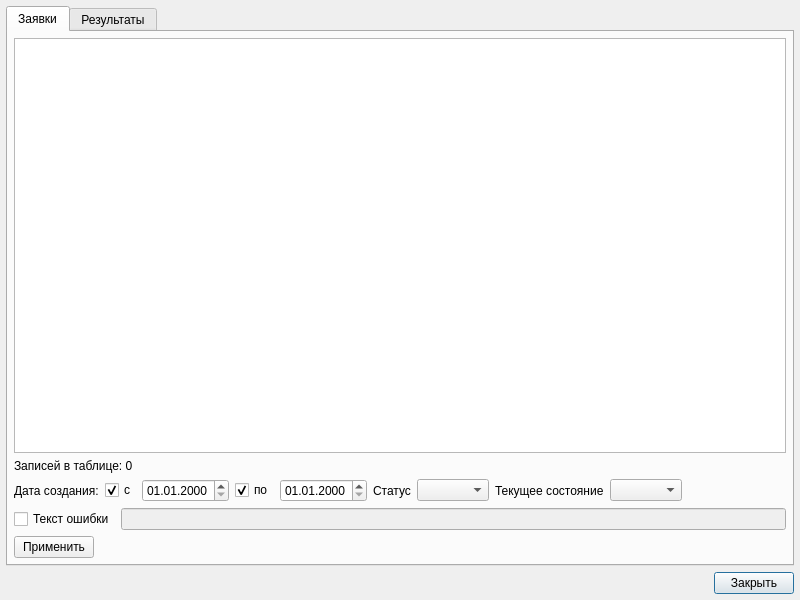
<?xml version="1.0" encoding="UTF-8"?>
<ui version="4.0">
 <class>OrderListDialog</class>
 <widget class="QDialog" name="OrderListDialog">
  <property name="geometry">
   <rect>
    <x>0</x>
    <y>0</y>
    <width>800</width>
    <height>600</height>
   </rect>
  </property>
  <property name="windowTitle">
   <string>Обмен данными лабораторных исследований</string>
  </property>
  <layout class="QGridLayout" name="gridLayout_2">
   <property name="margin">
    <number>6</number>
   </property>
   <property name="spacing">
    <number>6</number>
   </property>
   <item row="1" column="0">
    <layout class="QHBoxLayout" name="horizontalLayout">
     <item>
      <spacer name="horizontalSpacer_3">
       <property name="orientation">
        <enum>Qt::Horizontal</enum>
       </property>
       <property name="sizeHint" stdset="0">
        <size>
         <width>40</width>
         <height>20</height>
        </size>
       </property>
      </spacer>
     </item>
     <item>
      <widget class="QPushButton" name="btnClose">
       <property name="text">
        <string>Закрыть</string>
       </property>
      </widget>
     </item>
    </layout>
   </item>
   <item row="0" column="0">
    <widget class="QTabWidget" name="tabWidget">
     <property name="tabShape">
      <enum>QTabWidget::Rounded</enum>
     </property>
     <property name="currentIndex">
      <number>0</number>
     </property>
     <property name="elideMode">
      <enum>Qt::ElideNone</enum>
     </property>
     <property name="documentMode">
      <bool>false</bool>
     </property>
     <property name="tabsClosable">
      <bool>false</bool>
     </property>
     <property name="movable">
      <bool>false</bool>
     </property>
     <widget class="QWidget" name="tabOrder">
      <attribute name="title">
       <string>Заявки</string>
      </attribute>
      <layout class="QGridLayout" name="gridLayout_3">
       <property name="margin">
        <number>6</number>
       </property>
       <property name="spacing">
        <number>6</number>
       </property>
       <item row="3" column="0">
        <layout class="QHBoxLayout" name="horizontalLayout_6">
         <item>
          <widget class="QCheckBox" name="chkOrderError">
           <property name="text">
            <string>Текст ошибки</string>
           </property>
          </widget>
         </item>
         <item>
          <widget class="QLineEdit" name="edtOrderError">
           <property name="enabled">
            <bool>false</bool>
           </property>
          </widget>
         </item>
        </layout>
       </item>
       <item row="1" column="0">
        <widget class="QLabel" name="lblOrderCount">
         <property name="text">
          <string>Записей в таблице: 0</string>
         </property>
        </widget>
       </item>
       <item row="0" column="0">
        <widget class="CTableView" name="tblOrder"/>
       </item>
       <item row="4" column="0">
        <layout class="QHBoxLayout" name="horizontalLayout_2">
         <item>
          <widget class="QPushButton" name="btnOrderApply">
           <property name="text">
            <string>Применить</string>
           </property>
          </widget>
         </item>
         <item>
          <spacer name="horizontalSpacer">
           <property name="orientation">
            <enum>Qt::Horizontal</enum>
           </property>
           <property name="sizeHint" stdset="0">
            <size>
             <width>40</width>
             <height>20</height>
            </size>
           </property>
          </spacer>
         </item>
        </layout>
       </item>
       <item row="2" column="0">
        <layout class="QHBoxLayout" name="horizontalLayout_5">
         <item>
          <widget class="QLabel" name="label">
           <property name="text">
            <string>Дата создания:</string>
           </property>
          </widget>
         </item>
         <item>
          <widget class="QCheckBox" name="chkOrderDateFrom">
           <property name="text">
            <string>c</string>
           </property>
           <property name="checked">
            <bool>true</bool>
           </property>
          </widget>
         </item>
         <item>
          <widget class="CDateEdit" name="edtOrderDateFrom">
           <property name="sizePolicy">
            <sizepolicy hsizetype="Minimum" vsizetype="Fixed">
             <horstretch>0</horstretch>
             <verstretch>0</verstretch>
            </sizepolicy>
           </property>
           <property name="displayFormat">
            <string>dd.MM.yyyy</string>
           </property>
          </widget>
         </item>
         <item>
          <widget class="QCheckBox" name="chkOrderDateTo">
           <property name="text">
            <string>по</string>
           </property>
           <property name="checked">
            <bool>true</bool>
           </property>
          </widget>
         </item>
         <item>
          <widget class="CDateEdit" name="edtOrderDateTo">
           <property name="sizePolicy">
            <sizepolicy hsizetype="Minimum" vsizetype="Fixed">
             <horstretch>0</horstretch>
             <verstretch>0</verstretch>
            </sizepolicy>
           </property>
           <property name="displayFormat">
            <string>dd.MM.yyyy</string>
           </property>
          </widget>
         </item>
         <item>
          <widget class="QLabel" name="lblOrderStatus">
           <property name="text">
            <string>Статус</string>
           </property>
          </widget>
         </item>
         <item>
          <widget class="CEnumComboBox" name="cmbOrderStatus">
           <property name="sizePolicy">
            <sizepolicy hsizetype="Minimum" vsizetype="Fixed">
             <horstretch>0</horstretch>
             <verstretch>0</verstretch>
            </sizepolicy>
           </property>
          </widget>
         </item>
         <item>
          <widget class="QLabel" name="lblOrderSyncStatus">
           <property name="text">
            <string>Текущее состояние</string>
           </property>
          </widget>
         </item>
         <item>
          <widget class="CEnumComboBox" name="cmbOrderSyncStatus">
           <property name="sizePolicy">
            <sizepolicy hsizetype="Minimum" vsizetype="Fixed">
             <horstretch>0</horstretch>
             <verstretch>0</verstretch>
            </sizepolicy>
           </property>
          </widget>
         </item>
         <item>
          <spacer name="horizontalSpacer_2">
           <property name="orientation">
            <enum>Qt::Horizontal</enum>
           </property>
           <property name="sizeHint" stdset="0">
            <size>
             <width>40</width>
             <height>20</height>
            </size>
           </property>
          </spacer>
         </item>
        </layout>
       </item>
      </layout>
     </widget>
     <widget class="QWidget" name="tabOrderResponse">
      <attribute name="title">
       <string>Результаты</string>
      </attribute>
      <layout class="QGridLayout" name="gridLayout_5">
       <property name="margin">
        <number>6</number>
       </property>
       <property name="spacing">
        <number>6</number>
       </property>
       <item row="1" column="0">
        <widget class="QLabel" name="lblOrderResponseCount">
         <property name="text">
          <string>Записей в таблице: 0</string>
         </property>
        </widget>
       </item>
       <item row="2" column="0">
        <layout class="QHBoxLayout" name="horizontalLayout_7">
         <item>
          <widget class="QCheckBox" name="chkOrderResponseDate">
           <property name="text">
            <string>Дата создания</string>
           </property>
           <property name="checked">
            <bool>true</bool>
           </property>
          </widget>
         </item>
         <item>
          <widget class="CDateEdit" name="edtOrderResponseDate">
           <property name="sizePolicy">
            <sizepolicy hsizetype="Minimum" vsizetype="Fixed">
             <horstretch>0</horstretch>
             <verstretch>0</verstretch>
            </sizepolicy>
           </property>
           <property name="displayFormat">
            <string>dd.MM.yyyy</string>
           </property>
          </widget>
         </item>
         <item>
          <widget class="QLabel" name="lblOrderResponseStatus">
           <property name="text">
            <string>Статус</string>
           </property>
          </widget>
         </item>
         <item>
          <widget class="CEnumComboBox" name="cmbOrderResponseStatus">
           <property name="sizePolicy">
            <sizepolicy hsizetype="Minimum" vsizetype="Fixed">
             <horstretch>0</horstretch>
             <verstretch>0</verstretch>
            </sizepolicy>
           </property>
          </widget>
         </item>
         <item>
          <widget class="QLabel" name="lblOrderResponseSyncStatus">
           <property name="text">
            <string>Текущее состояние</string>
           </property>
          </widget>
         </item>
         <item>
          <widget class="CEnumComboBox" name="cmbOrderResponseSyncStatus">
           <property name="sizePolicy">
            <sizepolicy hsizetype="Minimum" vsizetype="Fixed">
             <horstretch>0</horstretch>
             <verstretch>0</verstretch>
            </sizepolicy>
           </property>
          </widget>
         </item>
         <item>
          <spacer name="horizontalSpacer_4">
           <property name="orientation">
            <enum>Qt::Horizontal</enum>
           </property>
           <property name="sizeHint" stdset="0">
            <size>
             <width>40</width>
             <height>20</height>
            </size>
           </property>
          </spacer>
         </item>
        </layout>
       </item>
       <item row="4" column="0">
        <layout class="QHBoxLayout" name="horizontalLayout_3">
         <item>
          <widget class="QPushButton" name="btnOrderResponseApply">
           <property name="text">
            <string>Применить</string>
           </property>
          </widget>
         </item>
         <item>
          <spacer name="horizontalSpacer_5">
           <property name="orientation">
            <enum>Qt::Horizontal</enum>
           </property>
           <property name="sizeHint" stdset="0">
            <size>
             <width>40</width>
             <height>20</height>
            </size>
           </property>
          </spacer>
         </item>
        </layout>
       </item>
       <item row="0" column="0">
        <widget class="CTableView" name="tblOrderResponse"/>
       </item>
       <item row="3" column="0">
        <layout class="QHBoxLayout" name="horizontalLayout_8">
         <item>
          <widget class="QCheckBox" name="chkOrderResponseError">
           <property name="text">
            <string>Текст ошибки</string>
           </property>
          </widget>
         </item>
         <item>
          <widget class="QLineEdit" name="edtOrderResponseError"/>
         </item>
        </layout>
       </item>
      </layout>
     </widget>
    </widget>
   </item>
  </layout>
 </widget>
 <customwidgets>
  <customwidget>
   <class>CEnumComboBox</class>
   <extends>QComboBox</extends>
   <header>library/Enum.h</header>
  </customwidget>
  <customwidget>
   <class>CTableView</class>
   <extends>QTableView</extends>
   <header>library/TableView.h</header>
  </customwidget>
  <customwidget>
   <class>CDateEdit</class>
   <extends>QDateEdit</extends>
   <header>library/DateEdit.h</header>
  </customwidget>
 </customwidgets>
 <tabstops>
  <tabstop>tabWidget</tabstop>
  <tabstop>tblOrder</tabstop>
  <tabstop>chkOrderDateFrom</tabstop>
  <tabstop>edtOrderDateFrom</tabstop>
  <tabstop>chkOrderDateTo</tabstop>
  <tabstop>edtOrderDateTo</tabstop>
  <tabstop>cmbOrderStatus</tabstop>
  <tabstop>cmbOrderSyncStatus</tabstop>
  <tabstop>chkOrderError</tabstop>
  <tabstop>edtOrderError</tabstop>
  <tabstop>btnOrderApply</tabstop>
  <tabstop>btnClose</tabstop>
  <tabstop>tblOrderResponse</tabstop>
  <tabstop>chkOrderResponseDate</tabstop>
  <tabstop>edtOrderResponseDate</tabstop>
  <tabstop>cmbOrderResponseStatus</tabstop>
  <tabstop>cmbOrderResponseSyncStatus</tabstop>
  <tabstop>chkOrderResponseError</tabstop>
  <tabstop>edtOrderResponseError</tabstop>
  <tabstop>btnOrderResponseApply</tabstop>
 </tabstops>
 <resources/>
 <connections>
  <connection>
   <sender>chkOrderDateFrom</sender>
   <signal>toggled(bool)</signal>
   <receiver>edtOrderDateFrom</receiver>
   <slot>setEnabled(bool)</slot>
   <hints>
    <hint type="sourcelabel">
     <x>144</x>
     <y>480</y>
    </hint>
    <hint type="destinationlabel">
     <x>226</x>
     <y>482</y>
    </hint>
   </hints>
  </connection>
  <connection>
   <sender>chkOrderResponseDate</sender>
   <signal>toggled(bool)</signal>
   <receiver>edtOrderResponseDate</receiver>
   <slot>setEnabled(bool)</slot>
   <hints>
    <hint type="sourcelabel">
     <x>23</x>
     <y>460</y>
    </hint>
    <hint type="destinationlabel">
     <x>141</x>
     <y>459</y>
    </hint>
   </hints>
  </connection>
  <connection>
   <sender>chkOrderError</sender>
   <signal>toggled(bool)</signal>
   <receiver>edtOrderError</receiver>
   <slot>setEnabled(bool)</slot>
   <hints>
    <hint type="sourcelabel">
     <x>119</x>
     <y>496</y>
    </hint>
    <hint type="destinationlabel">
     <x>181</x>
     <y>498</y>
    </hint>
   </hints>
  </connection>
  <connection>
   <sender>chkOrderResponseError</sender>
   <signal>toggled(bool)</signal>
   <receiver>edtOrderResponseError</receiver>
   <slot>setEnabled(bool)</slot>
   <hints>
    <hint type="sourcelabel">
     <x>54</x>
     <y>492</y>
    </hint>
    <hint type="destinationlabel">
     <x>169</x>
     <y>491</y>
    </hint>
   </hints>
  </connection>
  <connection>
   <sender>chkOrderDateTo</sender>
   <signal>toggled(bool)</signal>
   <receiver>edtOrderDateTo</receiver>
   <slot>setEnabled(bool)</slot>
   <hints>
    <hint type="sourcelabel">
     <x>266</x>
     <y>473</y>
    </hint>
    <hint type="destinationlabel">
     <x>336</x>
     <y>471</y>
    </hint>
   </hints>
  </connection>
 </connections>
</ui>
